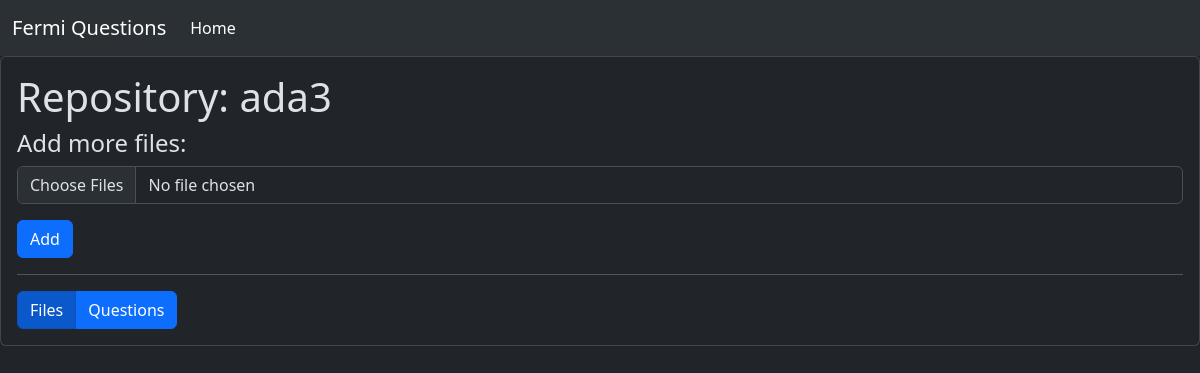
The page /view-repository/4/ on the database as committed earlier.
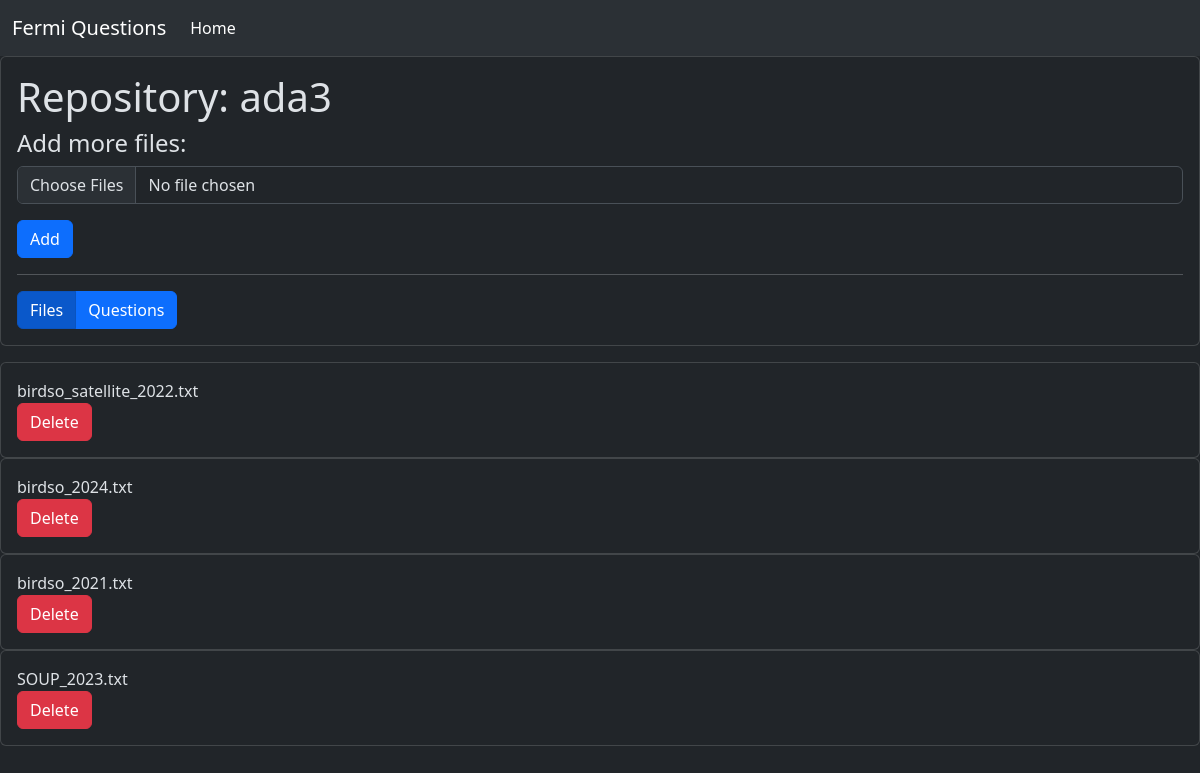
The same page on the database as committed later.
### data/models.py (models this page shows)
class File(models.Model):
    repository = models.ForeignKey(Repository, on_delete=models.CASCADE)
    name=models.CharField(max_length=500)

### data/views.py (the view, shortened to what this page needs)
# urls.py: path('view-repository/<str:pk>/', views.repository_view, name='repository_view'),
def repository_view(request, pk):
    repository = get_object_or_404(Repository, id=pk)
    repository_files = File.objects.filter(repository = repository)
    print(repository_files)
    form = AddFilesToRepositoryForm(request.POST or None, request.FILES or None)
    context = {
        "repository" : repository,
        "repository_files" : repository_files,
        "form" : form,
    }
    return render(request, "data/repository_view.html", context)

### data/forms.py
class AddFilesToRepositoryForm(forms.Form):
    file_field = MultipleFileField(label = "", validators=[validate_file_extension])

### data/templates/data/repository_view.html (shortened to what this page needs)
{% extends "base.html" %}
{% load crispy_forms_tags %}
{% block bodycontent %}
    <div class="card">
        <div class="card-body">
            <h1>Repository: {{repository.name}}</h1>
            <h4>Add more files:</h4>
            <form method="POST" enctype="multipart/form-data">
                {{ form|crispy}}
                <input type="submit" value="Add" class="btn btn-primary">
            </form>
            <hr>
            <div class="btn-group">
                <a href="{% url 'repository_view' repository.id %}" class="btn btn-primary active" aria-current="page">Files</a>
                <a href="{% url 'repository_view_w_questions' repository.id %}" class="btn btn-primary">Questions</a>
            </div>
        </div>
    </div>
    <p id="info-block">
        <div id="files-block">
        {% for f in repository_files %}
        <div class="card">
            <div class="card-body">
            {{f.name}}
            <form class="delete-file-form" method="post" action="{% url 'delete_file' %}">
                <input type="submit" class="btn btn-danger" value="Delete"/>
            </form>
            </div>
        </div>
        {% endfor %}
    </div>
    </p>
{% endblock %}

Rows that differ between the two databases and show on the page:
added File: name "birdso_satellite_2022.txt"
added File: name "birdso_2024.txt"
added File: name "birdso_2021.txt"
added File: name "SOUP_2023.txt"
